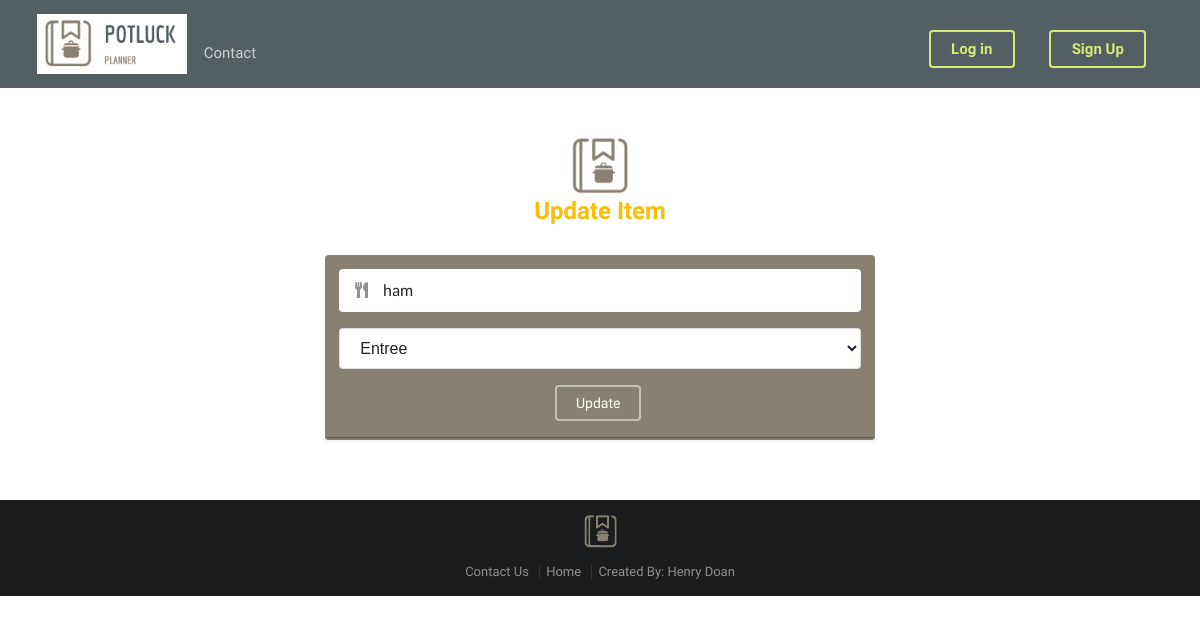
The page /items/9/update/ on the database as committed earlier.
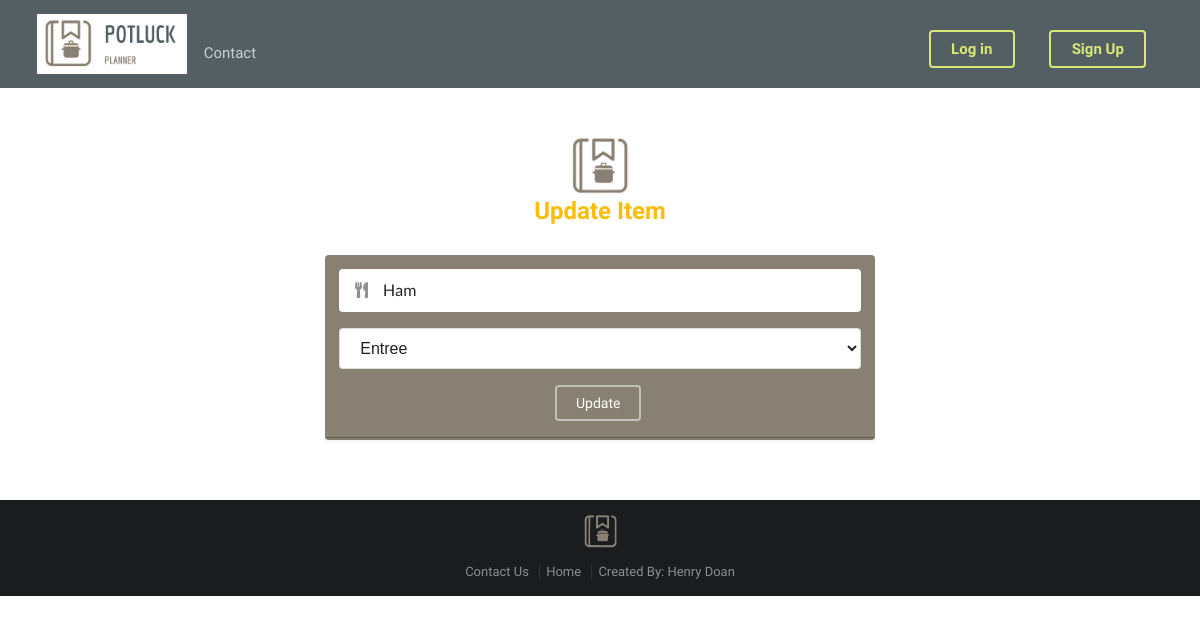
The same page on the database as committed later.
### planner/models.py (models this page shows, shortened)
class Item(models.Model):
  name = models.CharField(max_length=200)
  category = models.CharField(max_length=200)
  userId = models.IntegerField()
  image = models.ImageField(upload_to='pictures', default='pictures/noimg.jpg')
  event = models.ForeignKey(Event, on_delete=models.CASCADE)
  created_by = models.CharField(max_length=100, default='admin@admin.com')

### planner/views.py (the view)
# urls.py: path('items/<int:id>/update/', views.update_item, name="update_item"),
def update_item(request, id):
  item = Item.objects.get(id=id)
  if request.method == 'POST':
    name = request.POST.get('name', '')
    category = request.POST.get('category', '')
    updated_item = Item(id=item.id, name=name, category=category, userId=item.userId, event=item.event, created_by=item.created_by)
    updated_item.save()
    return redirect('event_details', pk=item.event.id)
  return render(request, 'planner/updateitem.html', {  'item': item } )

### planner/templates/planner/updateitem.html (shortened to what this page needs)
{% extends 'planner/base.html' %}
{% block body %}
  <div class="ui container">
    <div class="ui middle aligned center aligned grid">
      <div class="four wide column"></div>
      <div class="eight wide column">
        <br />
        <h2 class="ui yellow image header">
          <img src="../../../pictures/logo-brown.png" class="image">
          <br />
          <div class="content">
            Update Item
          </div>
        </h2>
        <div class="ui stacked segment inverted" style="background: #888073">
          <form method="POST" class="ui large form inverted">
            <div class="field">
              <div class="ui left icon input">
                <input type="text" name="name" value="{{ item.name }}" required>
              </div>
            </div>
            <div class="field">
              <select name="category" required>
                <option value="Entree" {% if item.category == "Entree" %} selected {% endif %}>Entree</option>
              </select>
            </div>
            <button type="submit" class="ui inverted olive basic button">Update</button>
          </form>
        </div>
      </div>
      <div class="four wide column"></div>
    </div>
  </div>
{%  endblock %}

Rows that differ between the two databases and show on the page:
changed Item "Entree": name "ham" → "Ham"
